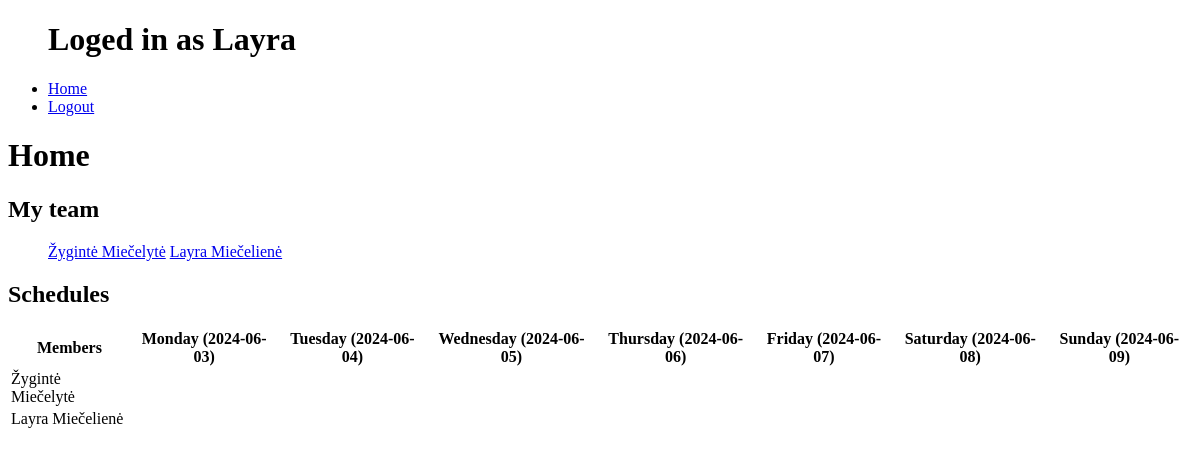
Page /schedules/ (signed in) on the earlier database version.
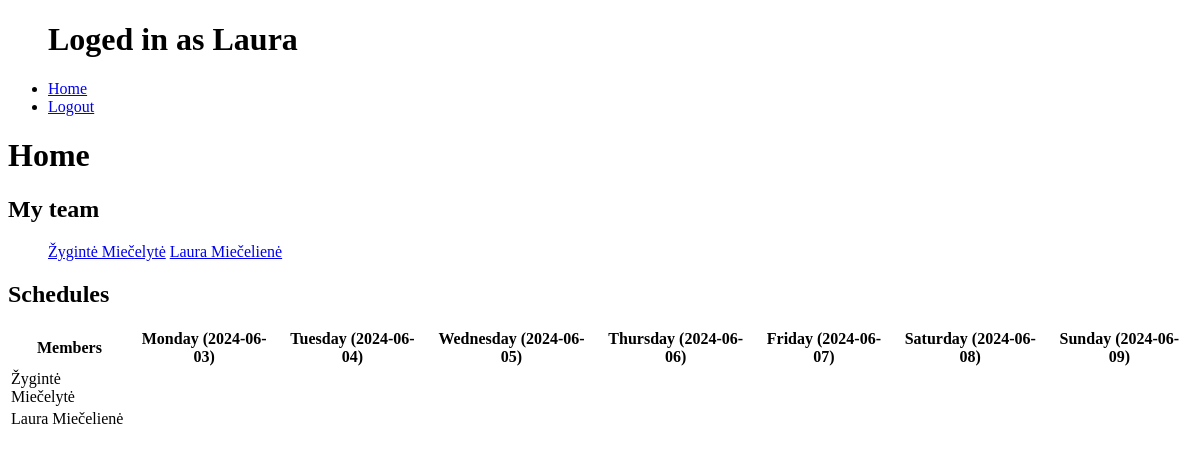
Same page on the later database version.
### schedules/models.py (models this page shows)
class CustomUser(AbstractBaseUser, PermissionsMixin):
    email = models.EmailField(unique=True)
    name = models.CharField(max_length=100)
    last_name = models.CharField(max_length=100)
    position = models.CharField(max_length=100)
    WORKING_HOURS = (
        ('1', '1 (160h/month)'),
        ('0.75', '0.75 (120h/month)'),
        ('0.5', '0.5 (80h/month)'),
        ('0.25', '0.25 (40h/month)'),
        ('1.25', '1.25 (180h/month)'),
        ('1.5', '1.5 (200h/month)')
    )
    working_hours = models.CharField(max_length=4, choices=WORKING_HOURS, default='1')
    is_active = models.BooleanField(default=True)
    is_staff = models.BooleanField(default=False)
    objects = CustomUserManager()
    USERNAME_FIELD = 'email'
    REQUIRED_FIELDS = ['name', 'last_name', 'position', 'working_hours']
    def __str__(self):
        return f'{self.name} {self.last_name}'

### schedules/views.py (the view)
# urls.py: 2. Add a URL to urlpatterns:  path('', views.home, name='home')
def home(request):
    today = datetime.now().date()
    start_date = today - timedelta(days=today.weekday())  # Monday
    date_range = [start_date + timedelta(days=i) for i in range(7)]
    users = CustomUser.objects.all()
    data = {
        'users': users,
        'date_range': date_range,
    }
    return render(request, 'home.html', context=data)

### schedules/templates/home.html
{% extends 'base.html' %}
{% block content %}
<h1>Home</h1>
    <div>
        <h2>My team</h2>
        <ul>
            {% for user in users %}
                <a href="#">{{ user }}</a></li>
            {% endfor %}
        </ul>
    </div>
    <div>
        <h2>Schedules</h2>
        <table>
            <thead>
                <tr>
                    <th>Members</th>
                    {% for day in date_range %}
                    <th>{{ day|date:"l" }} ({{ day|date:"Y-m-d" }})</th>
                    {% endfor %}
                </tr>
            </thead>
            <tbody>
                {% for user in users %}
                <tr>
                    <td>{{ user.name }} {{ user.last_name }}</td>
                    {% for day in date_range %}
                    <td>
                    </td>
                    {% endfor %}
                </tr>
                {% endfor %}
            </tbody>
        </table>
    </div>
    {% endblock content %}

### schedules/templates/base.html (shortened to what this page needs)
<!DOCTYPE html>
<html lang="en">
<head>
    {% load static %}
    <link rel="stylesheet" type="text/css" href="{% static 'css/styles.css' %}">
</head>
<body>
    <div>
        <ul>
            {% if user.is_authenticated %}
            <h1>Loged in as {{ user.name }}</h1>
            <li><a href="{% url 'home' %}">Home</a></li>
            <li><a href="{% url 'logout'%}?next=/library">Logout</a></li>
            {% else %}
            <li class="nav-item"><a class="nav-link" href="{% url 'login'%}?next={{request.path}}">Login</a></li>
            <li class="nav-item"><a class="nav-link" href="#">Register</a></li>
          {% endif %}
        </ul>
    </div>
    <div>
        {% block content %}{% endblock content %}
    </div>
</body>
</html>

Differences in the rows shown:
changed CustomUser "Miečelienė": name "Layra" → "Laura"; name+last_name "Layra Miečelienė" → "Laura Miečelienė"
